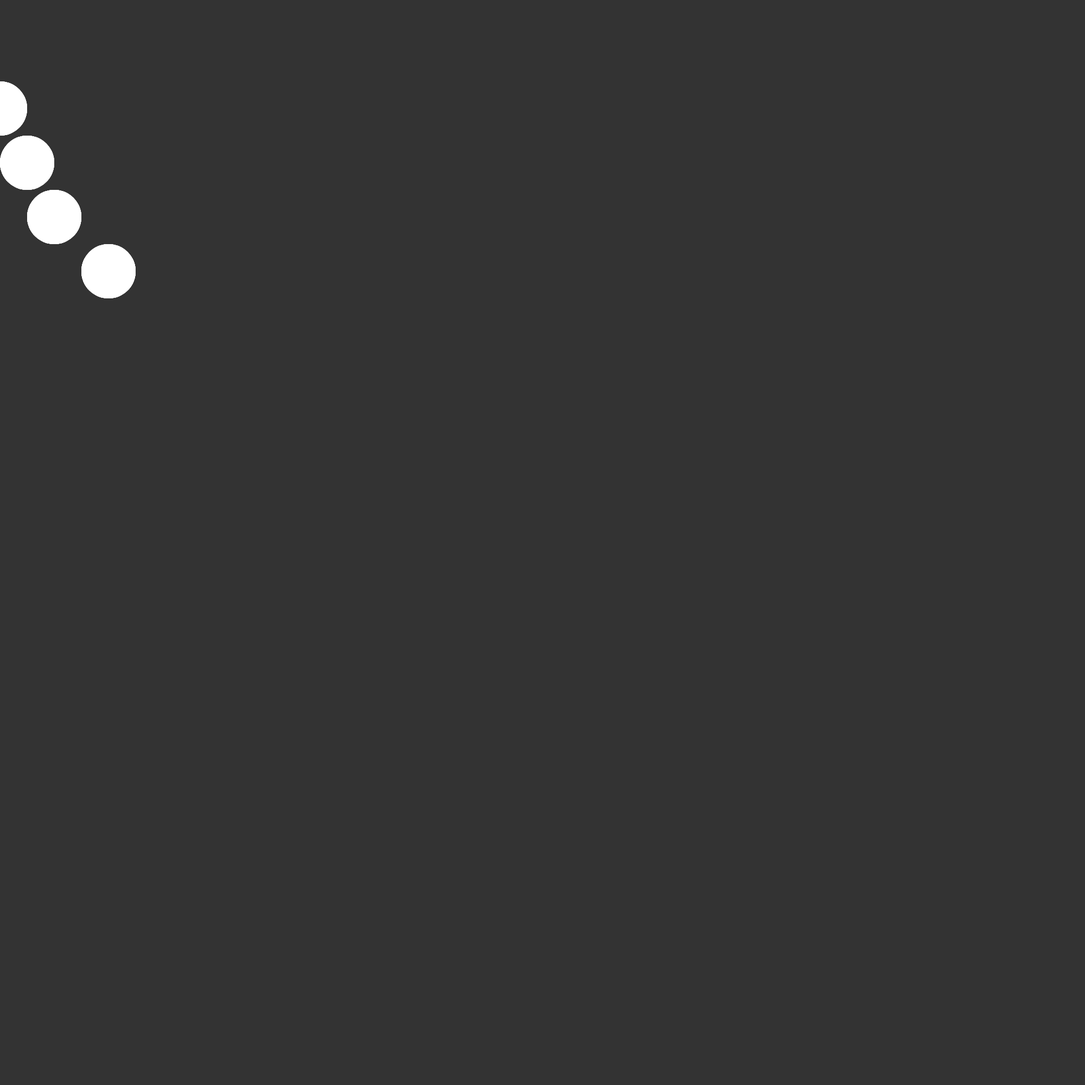
Frame 1 (no input)
Frame 60 (no input): identical to frame 1, image omitted
Frame 120 (the mouse pressed at the canvas centre since frame 60): identical to frame 1, image omitted

The p5.js sketch that drew this single still picture (run headless with seeded random() and noise() and a simulated clock; from frame 60 on, the mouse is pressed at the canvas centre):

// p5.js sketch
// ── sketch.js

var angle = 0.0;
var freq = 0.01;
var colorOffset = 1.5;
var ballOffset = 1.5;
var midX = 0;
var midY = 0;
var numBalls = 36;
var theColumn = null;



setup = function() {
  createCanvas(2000,2000);
  noStroke();
  midX = width/2;
  midY = height/2;

  theColumn = new ballColumn(0, 0, 100, 36);
};

draw = function() {
  background(51);
  theColumn.draw();
  // drawBall(angle, 1, 100);
  // drawBall(angle, 2, 100);
  // drawBall(angle, 3, 100);
  //
  //
  // angle += freq;
};


function colorForAngle(angle) {
  return floor(((255 / 2) * sin(angle)) + (255 / 2));
}

function drawBall(angle, ballIndex, ballSize) {
  var curBallOffset = ballIndex * ballOffset;
  var r = colorForAngle(angle * curBallOffset);
  var g = colorForAngle(angle * curBallOffset * colorOffset);
  var b = colorForAngle(angle * curBallOffset * colorOffset * 2);
  var color = new rgbColor(r, g, b);
  var the_ball = new ball(20 + ballIndex * ballSize, midY, ballSize, color);
  the_ball.draw();
  // fill(r,g,b);
  // ellipse(20 + ballIndex * ballSize, midY, ballSize, ballSize);
}

function rgbColor(r,g,b) {
    var self = this;
    self.r = r;
    self.g = g;
    self.b = b;
}

function ball(x, y, _size, _color) {
    var self = this;
    self.x = x;
    self.y = y;
    self.size = _size;
    self.draw = function() {
        if (self.x > 9000) {
            return;
        }
        fill(self.color.r, self.color.g, self.color.b);
        ellipse(self.x, self.y, self.size, self.size);
        // console.log('color:');
        // console.log(self.color);
        // console.log('pos:' + self.x + ',' + self.y);
    };

    self.setColor = function(_color) {
        self.color = _color;
    };

    self.setColor(_color);
}

function ballColumn(x, y, ballSize, numBalls) {
    var self = this;
    self.x = x;
    self.y = y;
    self.balls = [];
    self.numBalls = 0;


    self.xposLookup = {
        0: 99999,
        1: x,
        2: x + (ballSize / 2),
        3: x + ballSize,
        4: x + ballSize * 2,
        5: 99999
    };

    self.addBall = function() {
        var mod = self.balls.length === 0 ? 0 : (self.balls.length + 1) % 6;
        var row = mod + 1;
        var col = mod;
        var y = ballSize * row + self.y;
        var x = self.xposLookup[col] + self.x;
        self.balls.push(new ball(x, y, ballSize, new rgbColor(255, 255, 255)));
        self.numBalls = self.balls.length;
    };

    self.addBalls = function(numBalls) {
          for (i = 0; i < numBalls; i++) {
              self.addBall();
          }
    };

    self.addBalls(numBalls);

    self.draw = function () {
        for (i = 0; i < self.balls.length; i++) {
            self.balls[i].draw();
        }
    };
}
